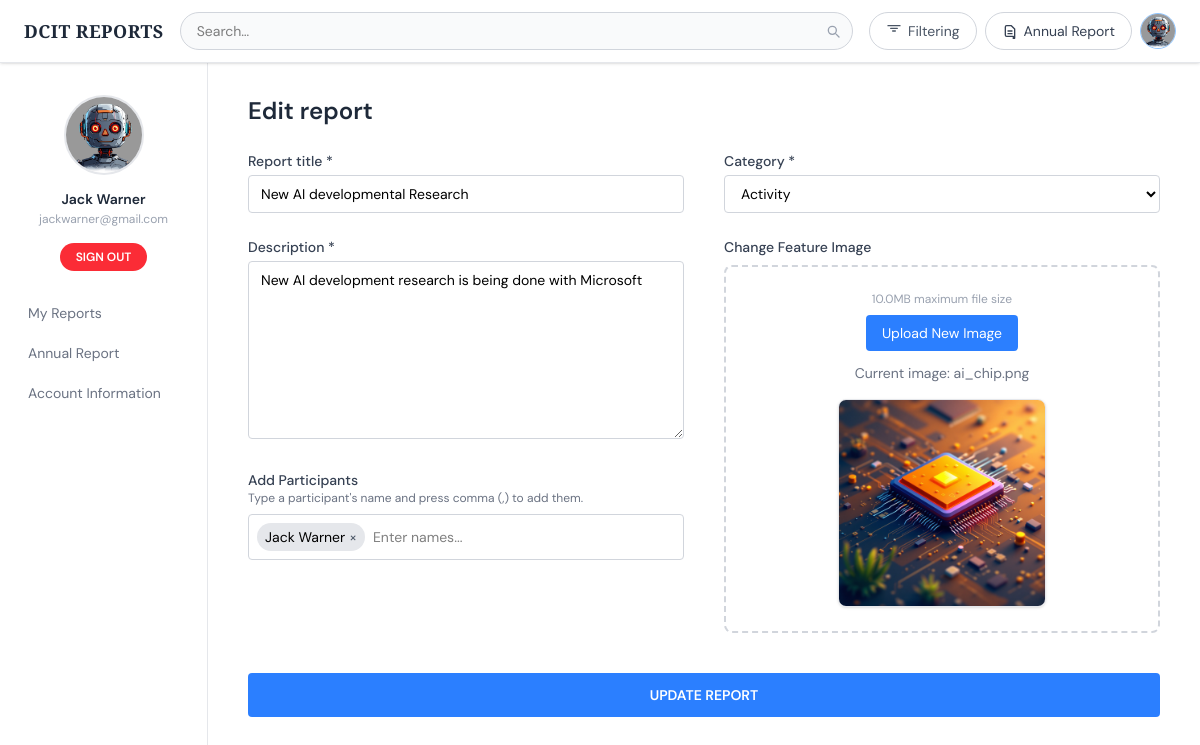
Page /users/profile/edit-report/8 (signed in) on the committed database.
### users/models.py (models this page shows, shortened)
class UserProfilePic(models.Model):
    GENDER_CHOICES = [
        ('male', 'Male'),
        ('female', 'Female'),
        ('other', 'Other'),
    ]
    user = models.OneToOneField(
        User,
        on_delete=models.CASCADE,
        related_name='profile_pic',
        unique=True
    )
    profilePic = models.ImageField(
        default="profile_pictures/user.png",
        upload_to='profile_pictures'
    )
    phone = models.CharField(
        max_length=30,
        blank=True,
        null=True
    )
    gender = models.CharField(
        max_length=10,
        choices=GENDER_CHOICES,
        blank=True,
        null=True
    )

### reports/models.py (models this page shows, shortened)
class Report(models.Model):
    user = models.ForeignKey(User,on_delete=models.CASCADE,null=False,related_name='reports')
    title = models.CharField(max_length=200,blank=False,null=False, db_index=True)
    description = models.TextField(null=False,blank=False)
    participants = models.ManyToManyField(Participant,blank=True)
    category = models.ForeignKey(Category,on_delete=models.SET_NULL,default=1,null=True)
    committees= models.ManyToManyField(Committee,blank=True)
    feature_image = models.ImageField(default='default_image.jpg',upload_to='report_images')
    date_of_report= models.DateField(blank=False,null=False,default=timezone.now)
    created = models.DateTimeField(auto_now_add=True)
    updated = models.DateTimeField(auto_now=True)
    isActive = models.BooleanField(auto_created=True,default=True)
    objects = ReportQuerySet.as_manager()#Custom manager
    class Meta:
        ordering = ['-date_of_report','-created','-updated']

class Category(models.Model):
    name = models.CharField(max_length=200,blank=False,null= False)
    regex = models.TextField(blank=True,null=True)

### users/views.py (the view, shortened to what this page needs)
# urls.py: path("profile/edit-report/<int:pk>",view=edit_report_view,name="edit-report"),
@login_required
def edit_report_view(request, pk):
    report = get_object_or_404(Report, id=pk, user=request.user, isActive=True)
    dependencies = _get_report_form_dependencies()
    context = _build_report_context(
        page='create-report',
        dependencies=dependencies,
        report=report,
    )
    return render(request, "users/create_report.html", context)

### users/views.py (called while the page is built, shortened)
def _get_report_form_dependencies():
    return {
        'categories': Category.objects.all().order_by('name'),
        'committees': Committee.objects.all().order_by('name'),
    }

def _build_report_context(page, dependencies, report=None, form_data=None):
    context = {
        'page': page,
        'categories': dependencies['categories'],
        'committees': dependencies['committees'],
    }
    if report is not None:
        context['report'] = report
    return context

### users/templates/users/create_report.html (shortened to what this page needs)
{% extends "base.html" %}
{% block body %}
<div class="flex min-h-screen">
  {% include "users/sidebar.html" %}
  <main class="flex-1 bg-white px-10 py-8">
    <h1 class="text-2xl font-semibold text-gray-800 mb-6">
      {% if report %}Edit report{% else %}Create a new report{% endif %}
    </h1>
    <form
      method="POST"
      enctype="multipart/form-data"
      action="{% if report %}{% url 'users:edit-report' report.id %}{% else %}{% url 'users:create-report' %}{% endif %}"
    >
      <div class="grid grid-cols-2 gap-10">
        <div>
          <label class="block text-sm font-medium text-gray-700">
            Report title *
          </label>
          <input
            type="text"
            name="title"
            placeholder="New Report"
            value="{% if form_data.title %}{{ form_data.title }}{% elif report %}{{ report.title }}{% endif %}"
            class="mt-1 w-full border border-gray-300 rounded px-3 py-2 text-sm"
            required
          />
          <label class="block text-sm font-medium text-gray-700 mt-6">
            Description *
          </label>
          <textarea
            name="description"
            rows="8"
            placeholder="New Report Description"
            class="mt-1 w-full border border-gray-300 rounded px-3 py-2 text-sm"
            required
          >{% if form_data.description %}{{ form_data.description }}{% elif report %}{{ report.description }}{% endif %}</textarea>
          <label class="block text-sm font-medium text-gray-700 mt-6">
            Add Participants
          </label>
          <p class="text-xs text-gray-500 mb-2">
            Type a participant's name and press comma (,) to add them.
          </p>
          <div
            id="participants-container"
            class="flex flex-wrap gap-2 border border-gray-300 rounded px-2 py-2"
          >
            <input
              type="text"
              id="participant-input"
              class="flex-1 outline-none text-sm min-w-[140px]"
              placeholder="Enter names..."
            />
          </div>
        </div>
        <div>
          <label class="block text-sm font-medium text-gray-700">
            Category *
          </label>
          <select
            name="category"
            class="mt-1 w-full border border-gray-300 rounded px-3 py-2 text-sm"
            required
          >
            {% for category in categories %}
              <option value="{{ category.id }}"
                {% if form_data.category_id == category.id|stringformat:"s" %}
                  selected
                {% elif report and report.category and report.category.id == category.id %}
                  selected
                {% endif %}
              >
                {{ category.name }}
              </option>
            {% endfor %}
          </select>
          <label class="block text-sm font-medium text-gray-700 mt-6">
            {% if report %}Change Feature Image{% else %}Add Feature Image{% endif %}
          </label>
          <div class="mt-2 border-2 border-dashed border-gray-300 rounded-lg p-6 text-center">
            <p class="text-xs text-gray-400 mb-2">
              10.0MB maximum file size
            </p>
            <label
              for="imageUpload"
              class="cursor-pointer inline-block px-4 py-2 bg-blue-500 text-white text-sm rounded hover:bg-blue-600"
            >
              {% if report %}Upload New Image{% else %}Upload Image{% endif %}
            </label>
            <p id="imageFileName" class="mt-3 text-sm text-gray-500">
              {% if report and report.feature_image %}
                Current image: {{ report.feature_image.name|cut:"report_images/" }}
              {% else %}
                No image selected
              {% endif %}
            </p>
            <div id="imagePreviewWrapper" class="mt-4 {% if report and report.feature_image %}{% else %}hidden{% endif %}">
              <img
                id="imagePreview"
                src="{% if report and report.feature_image %}{{ report.feature_image.url }}{% endif %}"
                alt="Selected image preview"
                class="mx-auto max-h-52 rounded-lg border border-gray-200 shadow-sm object-contain"
              />
            </div>
          </div>
        </div>
      </div>
      <div class="mt-10">
        <button
          type="submit"
          class="w-full bg-blue-500 hover:bg-blue-600 text-white text-sm font-semibold py-3 rounded"
        >
          {% if report %}UPDATE REPORT{% else %}SUBMIT REPORT FOR APPROVAL{% endif %}
        </button>
      </div>
    </form>
  </main>
</div>
{% endblock %}

### templates/base.html (shortened to what this page needs)
<!DOCTYPE html>
<html lang="en">
<head>
    <script src="https://cdn.jsdelivr.net/npm/@tailwindcss/browser@4"></script>
</head>
<body class="bg-gray-50 min-h-screen">
<header class="w-full bg-white border-b border-gray-200 px-3 sm:px-6 py-3 sticky top-0 z-40 shadow-sm">
  <div class="flex items-center gap-2 sm:gap-4">
    <a href="{% url 'reports:index' %}" class="font-display text-base sm:text-lg font-bold tracking-wide text-gray-800 whitespace-nowrap shrink-0">
      DCIT REPORTS
    </a>
    <form method="GET" action="{% url 'reports:index' %}" class="flex-1 min-w-0">
      <div class="relative">
        <input name="q" type="text" value="{{ request.GET.q }}" placeholder="Search…"
          class="w-full rounded-full border border-gray-300 bg-gray-50 px-4 py-2 pr-10 text-sm focus:outline-none focus:ring-2 focus:ring-blue-200 focus:border-blue-400 transition"/>
        <button type="submit" class="absolute right-3 top-1/2 -translate-y-1/2 text-gray-400 hover:text-gray-600">
          <svg xmlns="http://www.w3.org/2000/svg" class="h-4 w-4" fill="none" viewBox="0 0 24 24" stroke="currentColor">
            <path stroke-linecap="round" stroke-linejoin="round" stroke-width="2" d="M21 21l-4.35-4.35M17 11A6 6 0 115 11a6 6 0 0112 0z"/>
          </svg>
        </button>
      </div>
    </form>
    <div class="flex items-center gap-1.5 sm:gap-2 shrink-0">
      <button id="open-filter"
        class="flex items-center gap-1.5 rounded-full border border-gray-300 bg-white px-2.5 sm:px-4 py-2 text-sm text-gray-600 hover:bg-gray-50 transition">
        <svg xmlns="http://www.w3.org/2000/svg" class="h-4 w-4 shrink-0" fill="none" viewBox="0 0 24 24" stroke="currentColor">
          <path stroke-linecap="round" stroke-linejoin="round" stroke-width="2" d="M3 4h18M7 8h10M10 12h4"/>
        </svg>
        <span class="hidden sm:inline">Filtering</span>
      </button>
      <a href="{% url 'reports:annual_report' %}"
         class="flex items-center gap-1.5 rounded-full border border-gray-300 bg-white px-2.5 sm:px-4 py-2 text-sm text-gray-700 hover:bg-gray-50 transition">
        <svg xmlns="http://www.w3.org/2000/svg" class="h-4 w-4 shrink-0" fill="none" viewBox="0 0 24 24" stroke="currentColor">
          <path stroke-linecap="round" stroke-linejoin="round" stroke-width="2" d="M9 12h6m-6 4h6m2 4H7a2 2 0 01-2-2V6a2 2 0 012-2h7l5 5v13a2 2 0 01-2 2z"/>
        </svg>
        <span class="hidden sm:inline">Annual Report</span>
      </a>
      {% if request.user.is_authenticated %}
      <a href="{% url 'users:profile' %}"
         title="{{ user.get_full_name|default:user.username }}"
         class="flex items-center justify-center w-9 h-9 rounded-full border border-blue-300 bg-blue-50 hover:bg-blue-100 overflow-hidden transition shrink-0">
        <img src="{{ user.profile_pic.profilePic.url }}" alt="Profile Picture" class="w-full h-full object-cover">
      </a>
      {% endif %}
    </div>
  </div>
</header>
{% block body %}{% endblock %}
</body>
</html>

### users/templates/users/sidebar.html
 <aside class="w-52 shrink-0 bg-white border-r border-gray-200 flex flex-col items-center pt-8 pb-6 px-4 gap-4">
    <div class="w-20 h-20 rounded-full bg-gray-100 border-2 border-gray-200 overflow-hidden flex items-center justify-center">
        <img src="{{ user.profile_pic.profilePic.url }}" alt="User Avatar" class="w-full h-full object-cover">
    </div>
    <div class="text-center">
      <p class="font-semibold text-sm text-gray-800 leading-tight">{{ user.get_full_name|default:user.username }}</p>
      <p class="text-xs text-gray-400 mt-0.5 break-all">{{user.email}}</p>
    </div>
    <a href="{%url 'users:logout' %}"
      class="px-4 py-1.5 rounded-full bg-red-500 hover:bg-red-600 text-white text-xs font-semibold transition">
      SIGN OUT
    </a>
    <nav class="w-full mt-2 space-y-1">
  <a href="{% url 'users:profile' %}"
     class="block w-full text-sm px-3 py-2 rounded-lg transition
     {% if page == 'reports' %}
       font-semibold text-blue-600 bg-blue-50
     {% else %}
       text-gray-500 hover:text-gray-800 hover:bg-gray-50
     {% endif %}">
    My Reports
  </a>
  <a href="{% url 'reports:annual_report' %}"
     class="block w-full text-sm px-3 py-2 rounded-lg transition
     {% if page == 'annual' %}
       font-semibold text-blue-600 bg-blue-50
     {% else %}
       text-gray-500 hover:text-gray-800 hover:bg-gray-50
     {% endif %}">
    Annual Report
  </a>
  <a href="{% url 'users:account' %}"
     class="block w-full text-sm px-3 py-2 rounded-lg transition
     {% if page == 'account' %}
       font-semibold text-blue-600 bg-blue-50
     {% else %}
       text-gray-500 hover:text-gray-800 hover:bg-gray-50
     {% endif %}">
    Account Information
  </a>
</nav>
  </aside>

### templates/base.html (style rules this page uses)
body { font-family: 'DM Sans', sans-serif; }
.font-display { font-family: 'Playfair Display', serif; }

### rows in the picture
Report: title "New AI developmental Research", description "New AI development research is being done with Microsoft", category "Activity", feature_image.name "ai_chip.png", feature_image (picture)

### other values in the picture
{{ user.get_full_name|default:user.username }} "Jack Warner"
{{ user.email }} "jackwarner@gmail.com"
